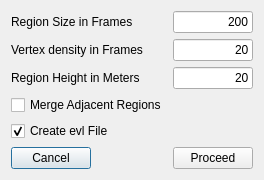
<?xml version="1.0" encoding="UTF-8"?>
<ui version="4.0">
 <class>EvrDlg</class>
 <widget class="QDialog" name="EvrDlg">
  <property name="geometry">
   <rect>
    <x>0</x>
    <y>0</y>
    <width>239</width>
    <height>165</height>
   </rect>
  </property>
  <property name="windowTitle">
   <string>EchoView region file</string>
  </property>
  <layout class="QFormLayout" name="formLayout">
   <property name="fieldGrowthPolicy">
    <enum>QFormLayout::AllNonFixedFieldsGrow</enum>
   </property>
   <item row="0" column="1">
    <widget class="QLineEdit" name="regSize">
     <property name="text">
      <string>200</string>
     </property>
     <property name="alignment">
      <set>Qt::AlignRight|Qt::AlignTrailing|Qt::AlignVCenter</set>
     </property>
    </widget>
   </item>
   <item row="0" column="0">
    <widget class="QLabel" name="label">
     <property name="text">
      <string>Region Size in Frames</string>
     </property>
    </widget>
   </item>
   <item row="1" column="0">
    <widget class="QLabel" name="label_2">
     <property name="minimumSize">
      <size>
       <width>100</width>
       <height>0</height>
      </size>
     </property>
     <property name="text">
      <string>Vertex density in Frames</string>
     </property>
    </widget>
   </item>
   <item row="1" column="1">
    <widget class="QLineEdit" name="vertDens">
     <property name="text">
      <string>20</string>
     </property>
     <property name="alignment">
      <set>Qt::AlignRight|Qt::AlignTrailing|Qt::AlignVCenter</set>
     </property>
    </widget>
   </item>
   <item row="2" column="0">
    <widget class="QLabel" name="label_3">
     <property name="text">
      <string>Region Height in Meters</string>
     </property>
    </widget>
   </item>
   <item row="2" column="1">
    <widget class="QLineEdit" name="regHeight">
     <property name="text">
      <string>20</string>
     </property>
     <property name="alignment">
      <set>Qt::AlignRight|Qt::AlignTrailing|Qt::AlignVCenter</set>
     </property>
    </widget>
   </item>
   <item row="4" column="0">
    <widget class="QCheckBox" name="evlCheckBox">
     <property name="text">
      <string>Create evl File</string>
     </property>
     <property name="checked">
      <bool>true</bool>
     </property>
    </widget>
   </item>
   <item row="5" column="0">
    <widget class="QPushButton" name="cancelBtn">
     <property name="text">
      <string>Cancel</string>
     </property>
    </widget>
   </item>
   <item row="5" column="1">
    <widget class="QPushButton" name="okBtn">
     <property name="text">
      <string>Proceed</string>
     </property>
    </widget>
   </item>
   <item row="3" column="0">
    <widget class="QCheckBox" name="mergeCheckBox">
     <property name="text">
      <string>Merge Adjacent Regions</string>
     </property>
    </widget>
   </item>
  </layout>
 </widget>
 <resources/>
 <connections/>
</ui>
